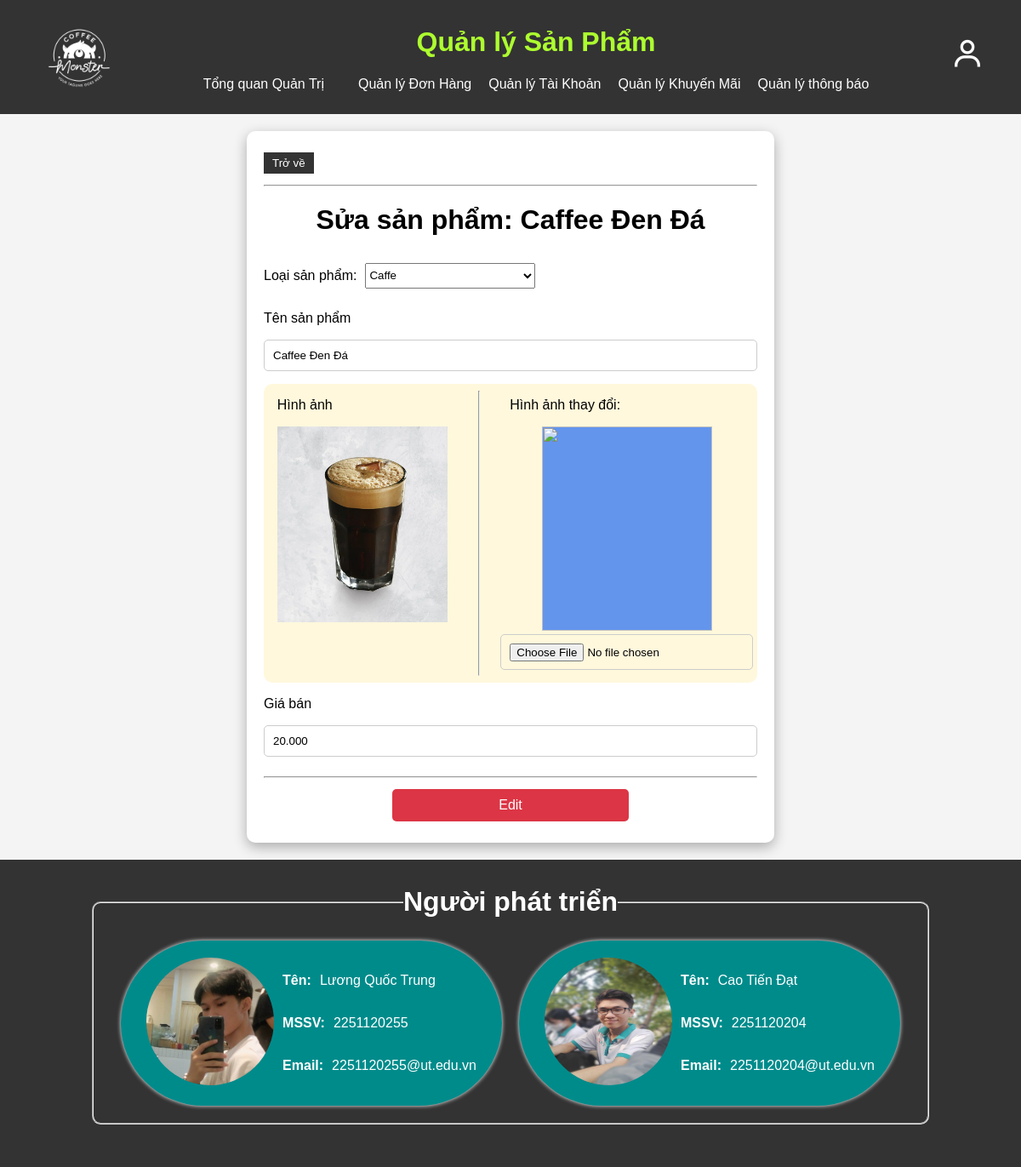
Page /admin/controller/index.php?act=edit_product&this_id=2 (signed in) on the committed database.
### tables this page shows
CREATE TABLE `product` (
  `product_id` int(11) NOT NULL,
  `ca_id` int(11) NOT NULL,
  `product_name` varchar(255) NOT NULL,
  `price` decimal(10,3) DEFAULT NULL,
  `img` varchar(255) DEFAULT NULL,
  `status` enum('active','hidden') DEFAULT 'active'
);

### admin/controller/function.php (called while the page is built, shortened)
<?php
    function getAllFeatureOfProduct($this_id){
        global $conn;
        $sql = "SELECT * FROM product WHERE product_id = '$this_id'";
        $query = mysqli_query($conn, $sql);
        $row = mysqli_fetch_assoc($query);
        return $row;
    }
?>

### admin/view/edit_product.php (the view, shortened to what this page needs)
<?php
$this_id = $_GET['this_id'];
include "../model/edit_product.php";
include "../controller/function.php";
$row = getAllFeatureOfProduct($this_id);
?>
<link rel="stylesheet" href="../view/css/edit_product.css">
<main>
<div class="form-edit">
    <button onclick="location.href='../controller/index.php?act=manage-products'">Trở về</button>
    <hr>
    <h1 style="display: flex; justify-content: center;">Sửa sản phẩm: <?php echo $row['product_name']; ?></h1>
    <form method="post" enctype="multipart/form-data" onsubmit="return validateForm()">
        <div style="display: flex; gap: 10px;  align-items: center;">
            <p>Loại sản phẩm: </p>
            <select name="ca_id" style="width: 200px; height: 30px;">
                <option value="1" <?php if ($row['ca_id'] == 1) echo 'selected'; ?>>Caffe</option>
            </select>
        </div>
        <p>Tên sản phẩm</p>
        <input type="text" name="product_name" value="<?php echo $row['product_name']; ?>" onfocus="clearError('product_name_error')">
        <div style="display: flex; gap:20px; justify-content:space-evenly; background-color:cornsilk; border-radius:10px;">
            <div>
                <p>Hình ảnh</p>
                <span><img src="../view/img/product/<?php echo $row['img']; ?>" alt="" width="50px" height="50px"></span>
            </div>
            <hr style="margin-left: 0; margin-right: 0;">
            <div style="display: flex; flex-direction: column; align-items: center;">
                <p style="width: 100%;">Hình ảnh thay đổi: </p>
                <span><img id="preview-img" src="#" alt="" width="50px" height="50px"  style="height: 240px; background-color:cornflowerblue"></span>
                <input type="file" name="img" accept="image/*" onchange="previewImage(event)">
            </div>
        </div>
        <p>Giá bán</p>
        <input type="text" name="price" value="<?php echo $row['price']; ?>" onfocus="clearError('price_error')">
        <hr>
        <div style="display: flex; justify-content: center;">
            <button type="button" id="br" onclick="showAddProductForm()">Edit</button>
        </div>
    </form>
</div>
</main>

### admin/view/css/edit_product.css (style rules this page uses)
body { font-family: Arial, sans-serif; margin: 0; padding: 0; background-color: #f4f4f4; }
main { padding: 20px; display: flex; justify-content: center; }
.form-edit, .form-yes { background-color: #fff; padding: 20px; border-radius: 10px; box-shadow: 0 5px 15px rgba(0, 0, 0, 0.3); width: 50%; }
form input[type="text"] { width: 100%; padding: 10px; margin-bottom: 15px; border: 1px solid #ccc; border-radius: 5px; box-sizing: border-box; }
form input[type="file"] { height: 20px; width: 100%; padding: 10px; margin-bottom: 15px; border: 1px solid #ccc; border-radius: 5px; }
form button { padding: 10px; border: none; border-radius: 5px; background-color: #28a745; color: #fff; font-size: 1rem; cursor: pointer; width: 48%; margin-right: 2%; transition: background-color 0.3s ease; }
form button:last-child { background-color: #dc3545; margin-right: 0; }
button { padding: 5px 10px; margin: 5px 0; background-color: #333; color: #fff; border: none; cursor: pointer; }
form img { width: 200px; height: auto; }

### rows in the picture
product: product_name "Caffee Đen Đá", ca_id "Caffe", img (picture), price "20.000"
